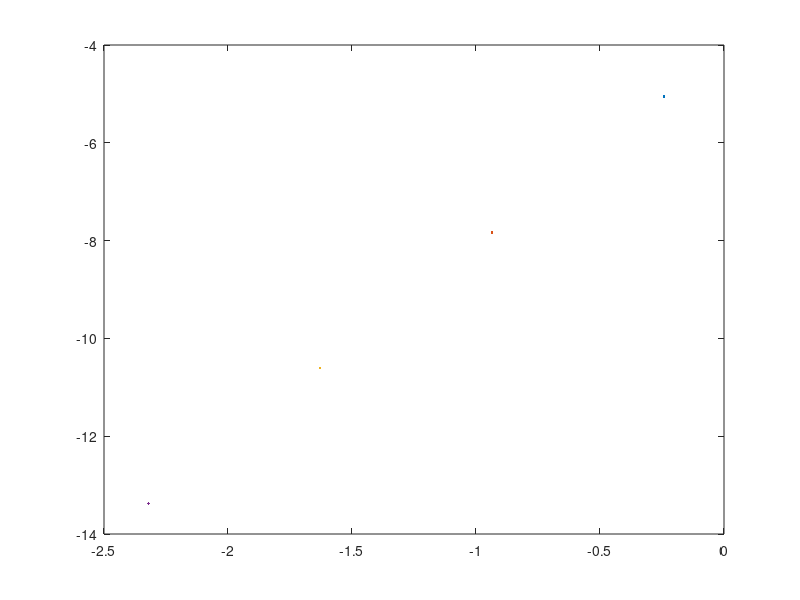

Here is the MATLAB script that generated this plot:
clear allclcPI = 3.1415926;h4 = PI/4;h8 = PI/8;h16 = PI/16;h32 = PI/32;x4 = [0:h4:PI];x8 = [0:h8:PI];x16 = [0:h16:PI];x32 = [0:h32:PI];I = 2;I4 = I8 = I16 = I32 = 0;for i = 2:4   I4 += h4^3 /12 * sin(x4(i)) + h4*sin(x4(i));endforfor i = 2:8   I8 += h8^3 /12 * sin(x8(i)) + h8*sin(x8(i));endforfor i = 2:16   I16 += h16^3 /12 * sin(x16(i)) + h16*sin(x16(i));endforfor i = 2:32   I32 += h32^3 /12 * sin(x32(i)) + h32*sin(x32(i));endforplot(log(h4),log(I4-I));holdplot(log(h8),log(I8-I));plot(log(h16),log(I16-I));plot(log(h32),log(I32-I));slope = (log(I4-I)-log(I8-I))/(log(h4)-log(h8));